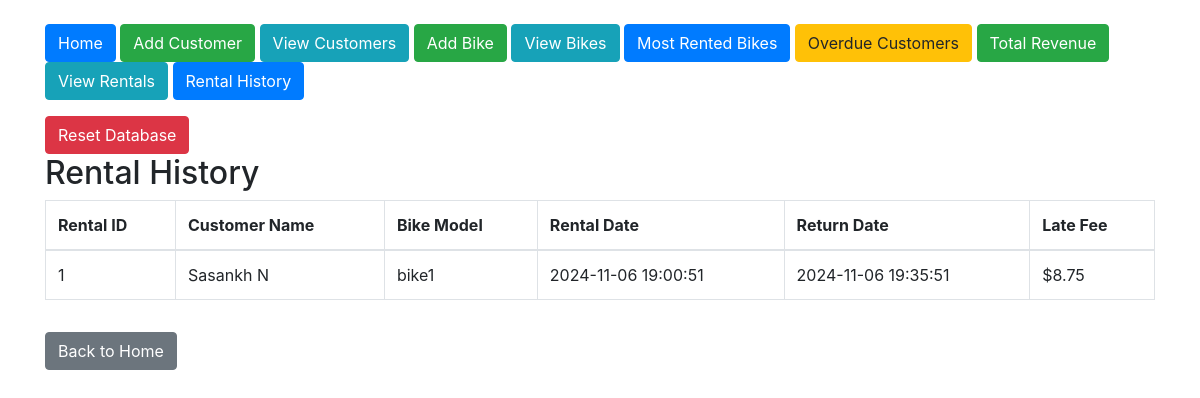
/rental_history, run on an earlier commit of the app's database.
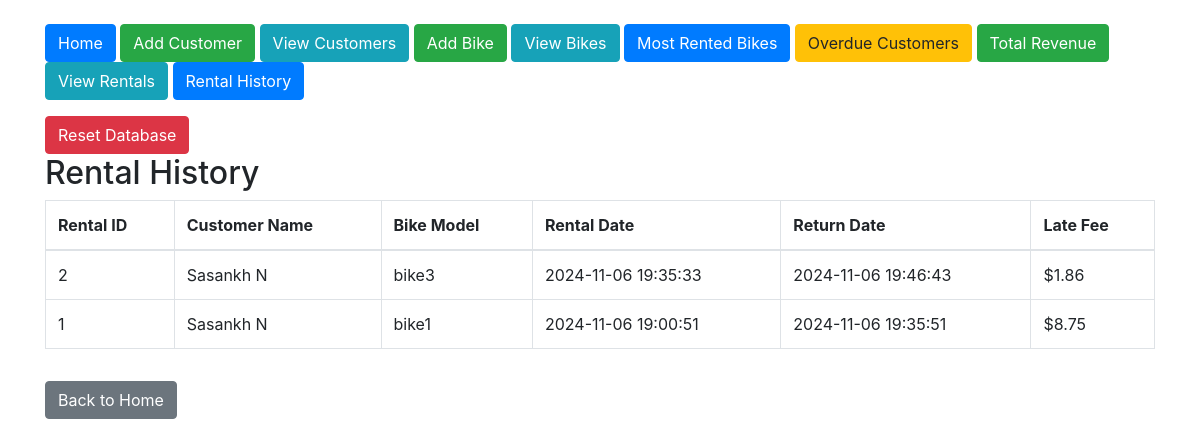
And on a later commit of the database.
### tables this page shows
CREATE TABLE Returns (
        return_id INTEGER PRIMARY KEY AUTOINCREMENT,
        rental_id INTEGER,
        return_date TEXT NOT NULL,
        late_fee REAL DEFAULT 0.0,
        FOREIGN KEY (rental_id) REFERENCES Rentals(rental_id)
    );

CREATE TABLE Rentals (
        rental_id INTEGER PRIMARY KEY AUTOINCREMENT,
        customer_id INTEGER,
        bike_id INTEGER,
        rental_date TEXT NOT NULL, expected_return_date DATETIME,
        FOREIGN KEY (customer_id) REFERENCES Customers(customer_id),
        FOREIGN KEY (bike_id) REFERENCES Bikes(bike_id)
    );

CREATE TABLE Customers (
        customer_id INTEGER PRIMARY KEY AUTOINCREMENT,
        first_name TEXT NOT NULL,
        last_name TEXT NOT NULL,
        email TEXT UNIQUE NOT NULL
    );

CREATE TABLE Bikes (
        bike_id INTEGER PRIMARY KEY AUTOINCREMENT,
        model TEXT NOT NULL,
        type TEXT NOT NULL CHECK (type IN ('road', 'mountain', 'hybrid')),
        availability_status BOOLEAN DEFAULT TRUE
    , price_per_hour REAL DEFAULT 0);

### app.py (the view)
@app.route('/rental_history')
def rental_history():
    conn = connect_db()
    cursor = conn.cursor()
    query = '''
    SELECT Rentals.rental_id, Customers.first_name, Customers.last_name, Bikes.model, Rentals.rental_date, Returns.return_date, Returns.late_fee
    FROM Rentals
    JOIN Customers ON Rentals.customer_id = Customers.customer_id
    JOIN Bikes ON Rentals.bike_id = Bikes.bike_id
    JOIN Returns ON Rentals.rental_id = Returns.rental_id
    ORDER BY Rentals.rental_date DESC;
    '''
    cursor.execute(query)
    rental_history = cursor.fetchall()
    conn.close()
    return render_template('rental_history.html', rental_history=rental_history)

### app.py (called while the page is built)
def connect_db():
    conn = sqlite3.connect('bike_rental.db')
    conn.row_factory = sqlite3.Row  # Allows accessing columns by name
    return conn

### templates/rental_history.html
{% extends "layout.html" %}
{% block content %}
<h2>Rental History</h2>
{% if rental_history %}
<table class="table table-bordered">
    <thead>
        <tr>
            <th>Rental ID</th>
            <th>Customer Name</th>
            <th>Bike Model</th>
            <th>Rental Date</th>
            <th>Return Date</th>
            <th>Late Fee</th>
        </tr>
    </thead>
    <tbody>
        {% for rental in rental_history %}
        <tr>
            <td>{{ rental['rental_id'] }}</td>
            <td>{{ rental['first_name'] }} {{ rental['last_name'] }}</td>
            <td>{{ rental['model'] }}</td>
            <td>{{ rental['rental_date'] }}</td>
            <td>{{ rental['return_date'] }}</td>
            <td>${{ rental['late_fee'] }}</td>
        </tr>
        {% endfor %}
    </tbody>
</table>
{% else %}
<p>No rental history found.</p>
{% endif %}
<a href="{{ url_for('index') }}" class="btn btn-secondary mt-3">Back to Home</a>
{% endblock %}

### templates/layout.html (shortened to what this page needs)
<!DOCTYPE html>
<html lang="en">
<head>
    <link href="https://stackpath.bootstrapcdn.com/bootstrap/4.5.2/css/bootstrap.min.css" rel="stylesheet">
</head>
<body>
    <div class="container mt-4">
        <nav class="mb-3">
            <a href="{{ url_for('index') }}" class="btn btn-primary">Home</a>
            <a href="{{ url_for('add_customer') }}" class="btn btn-success">Add Customer</a>
            <a href="{{ url_for('view_customers') }}" class="btn btn-info">View Customers</a>
            <a href="{{ url_for('add_bike') }}" class="btn btn-success">Add Bike</a>
            <a href="{{ url_for('view_bikes') }}" class="btn btn-info">View Bikes</a>
            <a href="{{ url_for('most_rented_bikes') }}" class="btn btn-primary">Most Rented Bikes</a>
            <a href="{{ url_for('overdue_customers') }}" class="btn btn-warning">Overdue Customers</a>
            <a href="{{ url_for('total_revenue') }}" class="btn btn-success">Total Revenue</a>
            <a href="{{ url_for('view_rentals') }}" class="btn btn-info">View Rentals</a>
            <a href="{{ url_for('rental_history') }}" class="btn btn-primary">Rental History</a>
        </nav>
        <form action="{{ url_for('reset_database') }}" method="POST" onsubmit="return confirm('Are you sure you want to reset the database? This will delete all data!');" style="display:inline;">
            <button type="submit" class="btn btn-danger">Reset Database</button>
        </form>
        {% block content %}{% endblock %}
    </div>
</body>
</html>

What changed in the data, as far as the page shows it:
added Returns: rental_id "2", first_name "Sasankh", last_name "N", model "bike3", rental_date "2024-11-06 19:35:33", return_date "2024-11-06 19:46:43", late_fee "1.86"
